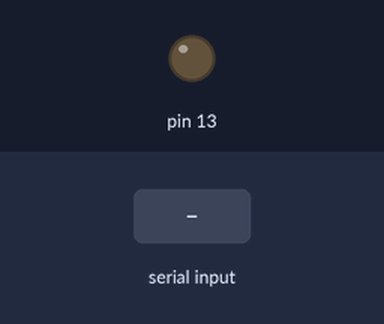
Bench run of a sketch on a simulated Arduino Mega 2560, built with avr-gcc and run on an emulated ATmega2560. On the bench: output pins drawn as LEDs (lit = HIGH). The test bench sets the inputs (shaded band). What the sketch prints to the serial monitor is not drawn.

Above: at 3.2 s.
3.3 s: "1" received over the second serial link
At 3.6 s:
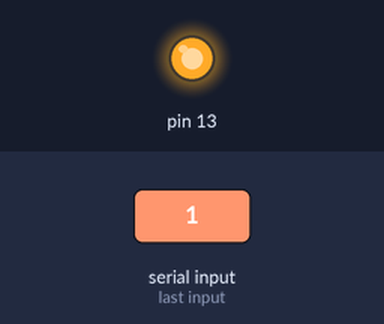
4.8 s: "0" received over the second serial link
At 6.0 s:
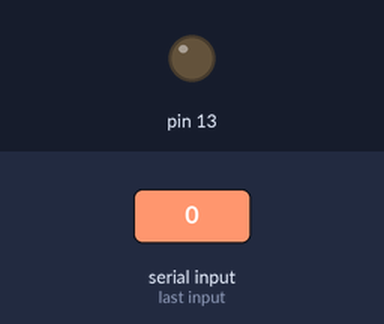
6.3 s: "2" received over the second serial link
At 7.1 s:
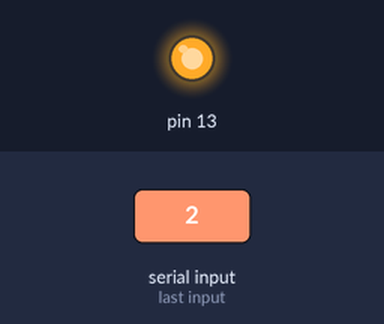
Timing chart, 0 to 9.3 s (numbered marks = the images above; inputs shaded):
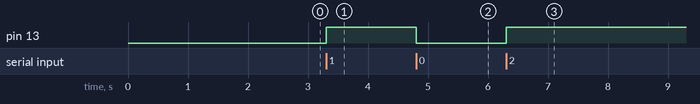

Measured:
- after the input at 3.3 s, pin 13: LOW → HIGH at once
- after the input at 4.8 s, pin 13: HIGH → LOW at once
- after the input at 6.3 s, pin 13: LOW → HIGH at once

The sketch:

BT_Replacement.ino
```cpp
#define _bt Serial1

/**
 * Repeater / forwarder. This represents the Teensy at the PC side.
 * It forwards all messages and acts as a medium, between communication technologies.
 * TODO: this should represent the teensy by the PC side and be set up as a MASTER/Centra/ "GATT Client"
 * Hvis connection lost prøv at oprette forbindelse igen
 */
// This is: OK+ADDR:20914841C5B0

void setup() {
  Serial.begin(9600);
  _bt.begin(9600);
  delay(2000);
  Serial.println("Here is repeater...");
  connectToSlave();
  Serial.println("Tried connecting");
  pinMode(13,OUTPUT);
}

bool status;

void loop() {
  while (Serial.available()){
    _bt.write(Serial.read());
  }

  while (_bt.available()){

    Serial.write(_bt.read());
    //_bt.write();

//    char ch = _bt.read();
//    _bt.write(ch);
//    _bt.print('|');
//
//    Serial.write(ch);
//    Serial.print('|');

    status = !status;
    digitalWrite(13, status);
    //delay(50);
  }
    // put your main code here, to run repeatedly:

}

void connectToSlave(){
  int timeInMillis = 2000;
//  delay(timeInMillis);
//    Serial.println("Writing AT commands");
//    _bt.write("AT");
//    delay(timeInMillis);
//    _bt.write("AT+RESET");
//    delay(timeInMillis);
//    _bt.write("AT+NAMEbt_passthrough");
//    delay(timeInMillis);
//    _bt.write("AT+IMME1");
//    delay(timeInMillis);
//    _bt.write("AT+NOTI1");
//    delay(timeInMillis);
//    _bt.write("AT+ROLE1");
//    delay(timeInMillis);
//    _bt.write("AT+MODE0");
//    delay(timeInMillis);
//    _bt.write("AT+SHOW1");
//    delay(timeInMillis);
//    Serial.println("Done writing AT commands!");
    char test[19];
    String cmd = "AT+CON20914841C5E7";
    cmd.toCharArray(test, sizeof(test));
    _bt.write(test); // Add mac address here
    Serial.println();
}
```
